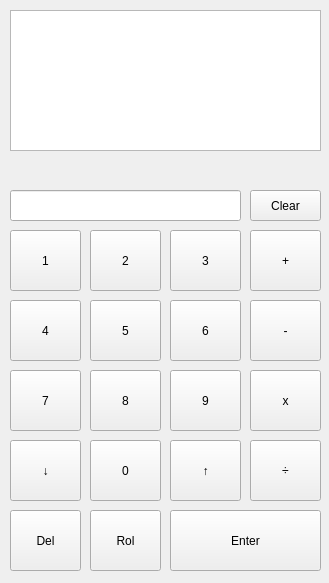
<?xml version="1.0" encoding="UTF-8"?>
<ui version="4.0">
 <class>Widget</class>
 <widget class="QWidget" name="Widget">
  <property name="geometry">
   <rect>
    <x>0</x>
    <y>0</y>
    <width>329</width>
    <height>583</height>
   </rect>
  </property>
  <property name="windowTitle">
   <string>Widget</string>
  </property>
  <widget class="QPushButton" name="button4">
   <property name="geometry">
    <rect>
     <x>10</x>
     <y>300</y>
     <width>71</width>
     <height>61</height>
    </rect>
   </property>
   <property name="text">
    <string>4</string>
   </property>
  </widget>
  <widget class="QPushButton" name="button7">
   <property name="geometry">
    <rect>
     <x>10</x>
     <y>370</y>
     <width>71</width>
     <height>61</height>
    </rect>
   </property>
   <property name="text">
    <string>7</string>
   </property>
  </widget>
  <widget class="QPushButton" name="pushButton_down">
   <property name="geometry">
    <rect>
     <x>10</x>
     <y>440</y>
     <width>71</width>
     <height>61</height>
    </rect>
   </property>
   <property name="text">
    <string>↓</string>
   </property>
  </widget>
  <widget class="QPushButton" name="pushButton_dell">
   <property name="geometry">
    <rect>
     <x>10</x>
     <y>510</y>
     <width>71</width>
     <height>61</height>
    </rect>
   </property>
   <property name="text">
    <string>Del</string>
   </property>
  </widget>
  <widget class="QPushButton" name="button1">
   <property name="geometry">
    <rect>
     <x>10</x>
     <y>230</y>
     <width>71</width>
     <height>61</height>
    </rect>
   </property>
   <property name="text">
    <string>1</string>
   </property>
  </widget>
  <widget class="QPushButton" name="button0">
   <property name="geometry">
    <rect>
     <x>90</x>
     <y>440</y>
     <width>71</width>
     <height>61</height>
    </rect>
   </property>
   <property name="text">
    <string>0</string>
   </property>
  </widget>
  <widget class="QPushButton" name="button2">
   <property name="geometry">
    <rect>
     <x>90</x>
     <y>230</y>
     <width>71</width>
     <height>61</height>
    </rect>
   </property>
   <property name="text">
    <string>2</string>
   </property>
  </widget>
  <widget class="QPushButton" name="pushButton_Rol">
   <property name="geometry">
    <rect>
     <x>90</x>
     <y>510</y>
     <width>71</width>
     <height>61</height>
    </rect>
   </property>
   <property name="text">
    <string>Rol</string>
   </property>
  </widget>
  <widget class="QPushButton" name="button5">
   <property name="geometry">
    <rect>
     <x>90</x>
     <y>300</y>
     <width>71</width>
     <height>61</height>
    </rect>
   </property>
   <property name="text">
    <string>5</string>
   </property>
  </widget>
  <widget class="QPushButton" name="button8">
   <property name="geometry">
    <rect>
     <x>90</x>
     <y>370</y>
     <width>71</width>
     <height>61</height>
    </rect>
   </property>
   <property name="text">
    <string>8</string>
   </property>
  </widget>
  <widget class="QPushButton" name="pushButton_up">
   <property name="geometry">
    <rect>
     <x>170</x>
     <y>440</y>
     <width>71</width>
     <height>61</height>
    </rect>
   </property>
   <property name="text">
    <string>↑</string>
   </property>
  </widget>
  <widget class="QPushButton" name="button3">
   <property name="geometry">
    <rect>
     <x>170</x>
     <y>230</y>
     <width>71</width>
     <height>61</height>
    </rect>
   </property>
   <property name="text">
    <string>3</string>
   </property>
  </widget>
  <widget class="QPushButton" name="pushButton_ENTER">
   <property name="geometry">
    <rect>
     <x>170</x>
     <y>510</y>
     <width>151</width>
     <height>61</height>
    </rect>
   </property>
   <property name="text">
    <string>Enter</string>
   </property>
  </widget>
  <widget class="QPushButton" name="button6">
   <property name="geometry">
    <rect>
     <x>170</x>
     <y>300</y>
     <width>71</width>
     <height>61</height>
    </rect>
   </property>
   <property name="text">
    <string>6</string>
   </property>
  </widget>
  <widget class="QPushButton" name="button9">
   <property name="geometry">
    <rect>
     <x>170</x>
     <y>370</y>
     <width>71</width>
     <height>61</height>
    </rect>
   </property>
   <property name="text">
    <string>9</string>
   </property>
  </widget>
  <widget class="QPushButton" name="pushButton_division">
   <property name="geometry">
    <rect>
     <x>250</x>
     <y>440</y>
     <width>71</width>
     <height>61</height>
    </rect>
   </property>
   <property name="text">
    <string>÷</string>
   </property>
  </widget>
  <widget class="QPushButton" name="pushButton_sum">
   <property name="geometry">
    <rect>
     <x>250</x>
     <y>230</y>
     <width>71</width>
     <height>61</height>
    </rect>
   </property>
   <property name="text">
    <string>+</string>
   </property>
  </widget>
  <widget class="QPushButton" name="pushButton_subtraction">
   <property name="geometry">
    <rect>
     <x>250</x>
     <y>300</y>
     <width>71</width>
     <height>61</height>
    </rect>
   </property>
   <property name="text">
    <string>-</string>
   </property>
  </widget>
  <widget class="QPushButton" name="pushButton_multiplication">
   <property name="geometry">
    <rect>
     <x>250</x>
     <y>370</y>
     <width>71</width>
     <height>61</height>
    </rect>
   </property>
   <property name="text">
    <string>x</string>
   </property>
  </widget>
  <widget class="QPushButton" name="pushButton_Clear">
   <property name="geometry">
    <rect>
     <x>250</x>
     <y>190</y>
     <width>71</width>
     <height>31</height>
    </rect>
   </property>
   <property name="text">
    <string>Clear</string>
   </property>
  </widget>
  <widget class="QLineEdit" name="teladig">
   <property name="geometry">
    <rect>
     <x>10</x>
     <y>190</y>
     <width>231</width>
     <height>31</height>
    </rect>
   </property>
   <property name="readOnly">
    <bool>true</bool>
   </property>
  </widget>
  <widget class="QTextEdit" name="telaPrincipal">
   <property name="geometry">
    <rect>
     <x>10</x>
     <y>10</y>
     <width>311</width>
     <height>141</height>
    </rect>
   </property>
   <property name="verticalScrollBarPolicy">
    <enum>Qt::ScrollBarAsNeeded</enum>
   </property>
   <property name="readOnly">
    <bool>true</bool>
   </property>
  </widget>
 </widget>
 <resources/>
 <connections/>
</ui>
